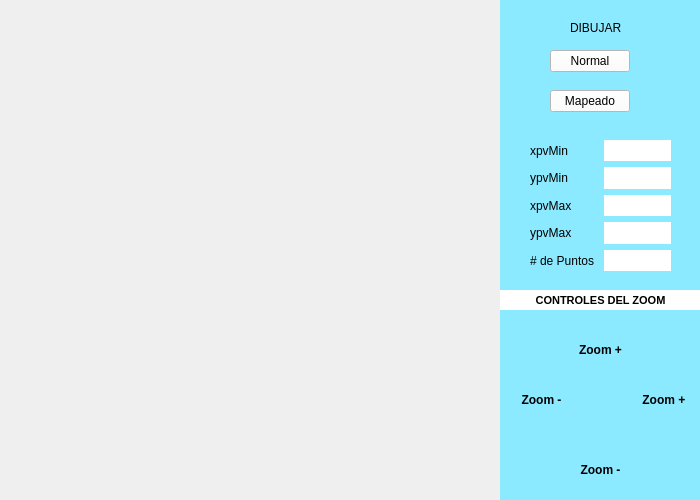
<?xml version="1.0" encoding="UTF-8"?>
<ui version="4.0">
 <class>Widget</class>
 <widget class="QWidget" name="Widget">
  <property name="geometry">
   <rect>
    <x>0</x>
    <y>0</y>
    <width>700</width>
    <height>500</height>
   </rect>
  </property>
  <property name="windowTitle">
   <string>2D Mapeo</string>
  </property>
  <widget class="QWidget" name="widget" native="true">
   <property name="geometry">
    <rect>
     <x>500</x>
     <y>0</y>
     <width>200</width>
     <height>500</height>
    </rect>
   </property>
   <property name="styleSheet">
    <string notr="true">background-color: rgb(139, 234, 255);</string>
   </property>
   <widget class="QLabel" name="label">
    <property name="geometry">
     <rect>
      <x>70</x>
      <y>20</y>
      <width>71</width>
      <height>16</height>
     </rect>
    </property>
    <property name="styleSheet">
     <string notr="true">color: rgb(0, 0, 0);</string>
    </property>
    <property name="text">
     <string>DIBUJAR</string>
    </property>
   </widget>
   <widget class="QPushButton" name="pushButNormal">
    <property name="geometry">
     <rect>
      <x>50</x>
      <y>50</y>
      <width>80</width>
      <height>22</height>
     </rect>
    </property>
    <property name="styleSheet">
     <string notr="true">background-color: rgb(255, 255, 255);
color: rgb(0, 0, 0);</string>
    </property>
    <property name="text">
     <string>Normal</string>
    </property>
   </widget>
   <widget class="QPushButton" name="pushButMapeado">
    <property name="geometry">
     <rect>
      <x>50</x>
      <y>90</y>
      <width>80</width>
      <height>22</height>
     </rect>
    </property>
    <property name="styleSheet">
     <string notr="true">background-color: rgb(255, 255, 255);
color: rgb(0, 0, 0);</string>
    </property>
    <property name="inputMethodHints">
     <set>Qt::ImhNone</set>
    </property>
    <property name="text">
     <string>Mapeado</string>
    </property>
    <property name="checkable">
     <bool>false</bool>
    </property>
   </widget>
   <widget class="QWidget" name="layoutWidget">
    <property name="geometry">
     <rect>
      <x>30</x>
      <y>140</y>
      <width>141</width>
      <height>131</height>
     </rect>
    </property>
    <layout class="QHBoxLayout" name="horizontalLayout">
     <item>
      <layout class="QVBoxLayout" name="verticalLayout">
       <item>
        <widget class="QLabel" name="label_7">
         <property name="styleSheet">
          <string notr="true">color: rgb(0, 0, 0);</string>
         </property>
         <property name="text">
          <string>xpvMin</string>
         </property>
        </widget>
       </item>
       <item>
        <widget class="QLabel" name="label_8">
         <property name="styleSheet">
          <string notr="true">color: rgb(0, 0, 0);</string>
         </property>
         <property name="text">
          <string>ypvMin</string>
         </property>
        </widget>
       </item>
       <item>
        <widget class="QLabel" name="label_9">
         <property name="styleSheet">
          <string notr="true">color: rgb(0, 0, 0);</string>
         </property>
         <property name="text">
          <string>xpvMax</string>
         </property>
        </widget>
       </item>
       <item>
        <widget class="QLabel" name="label_10">
         <property name="styleSheet">
          <string notr="true">color: rgb(0, 0, 0);</string>
         </property>
         <property name="text">
          <string>ypvMax</string>
         </property>
        </widget>
       </item>
       <item>
        <widget class="QLabel" name="label_11">
         <property name="styleSheet">
          <string notr="true">color: rgb(0, 0, 0);</string>
         </property>
         <property name="text">
          <string># de Puntos</string>
         </property>
        </widget>
       </item>
      </layout>
     </item>
     <item>
      <layout class="QVBoxLayout" name="verticalLayout_2">
       <item>
        <widget class="QLabel" name="label_2">
         <property name="styleSheet">
          <string notr="true">color: rgb(0, 0, 0);
background-color: rgb(255, 255, 255);</string>
         </property>
         <property name="text">
          <string/>
         </property>
        </widget>
       </item>
       <item>
        <widget class="QLabel" name="label_3">
         <property name="styleSheet">
          <string notr="true">color: rgb(0, 0, 0);
background-color: rgb(255, 255, 255);</string>
         </property>
         <property name="text">
          <string/>
         </property>
        </widget>
       </item>
       <item>
        <widget class="QLabel" name="label_4">
         <property name="styleSheet">
          <string notr="true">color: rgb(0, 0, 0);
background-color: rgb(255, 255, 255);</string>
         </property>
         <property name="text">
          <string/>
         </property>
        </widget>
       </item>
       <item>
        <widget class="QLabel" name="label_5">
         <property name="styleSheet">
          <string notr="true">color: rgb(0, 0, 0);
background-color: rgb(255, 255, 255);</string>
         </property>
         <property name="text">
          <string/>
         </property>
        </widget>
       </item>
       <item>
        <widget class="QLabel" name="label_6">
         <property name="styleSheet">
          <string notr="true">color: rgb(0, 0, 0);
background-color: rgb(255, 255, 255);</string>
         </property>
         <property name="text">
          <string/>
         </property>
        </widget>
       </item>
      </layout>
     </item>
    </layout>
   </widget>
   <widget class="QLabel" name="label_12">
    <property name="geometry">
     <rect>
      <x>20</x>
      <y>360</y>
      <width>161</width>
      <height>100</height>
     </rect>
    </property>
    <property name="text">
     <string/>
    </property>
    <property name="pixmap">
     <pixmap resource="Resources.qrc">:/WASD.png</pixmap>
    </property>
    <property name="scaledContents">
     <bool>true</bool>
    </property>
   </widget>
   <widget class="QLabel" name="label_13">
    <property name="geometry">
     <rect>
      <x>0</x>
      <y>290</y>
      <width>201</width>
      <height>20</height>
     </rect>
    </property>
    <property name="font">
     <font>
      <pointsize>8</pointsize>
      <weight>75</weight>
      <bold>true</bold>
     </font>
    </property>
    <property name="styleSheet">
     <string notr="true">color: rgb(0, 0, 0);
background-color: rgb(255, 255, 255);</string>
    </property>
    <property name="text">
     <string>CONTROLES DEL ZOOM</string>
    </property>
    <property name="alignment">
     <set>Qt::AlignCenter</set>
    </property>
   </widget>
   <widget class="QLabel" name="label_14">
    <property name="geometry">
     <rect>
      <x>70</x>
      <y>340</y>
      <width>61</width>
      <height>20</height>
     </rect>
    </property>
    <property name="font">
     <font>
      <weight>75</weight>
      <bold>true</bold>
     </font>
    </property>
    <property name="styleSheet">
     <string notr="true">color: rgb(0, 0, 0);</string>
    </property>
    <property name="text">
     <string>Zoom +</string>
    </property>
    <property name="alignment">
     <set>Qt::AlignCenter</set>
    </property>
   </widget>
   <widget class="QLabel" name="label_15">
    <property name="geometry">
     <rect>
      <x>130</x>
      <y>390</y>
      <width>71</width>
      <height>20</height>
     </rect>
    </property>
    <property name="font">
     <font>
      <weight>75</weight>
      <bold>true</bold>
     </font>
    </property>
    <property name="styleSheet">
     <string notr="true">color: rgb(0, 0, 0);</string>
    </property>
    <property name="text">
     <string>Zoom + </string>
    </property>
    <property name="alignment">
     <set>Qt::AlignCenter</set>
    </property>
   </widget>
   <widget class="QLabel" name="label_16">
    <property name="geometry">
     <rect>
      <x>70</x>
      <y>460</y>
      <width>61</width>
      <height>20</height>
     </rect>
    </property>
    <property name="font">
     <font>
      <weight>75</weight>
      <bold>true</bold>
     </font>
    </property>
    <property name="styleSheet">
     <string notr="true">color: rgb(0, 0, 0);</string>
    </property>
    <property name="text">
     <string>Zoom -</string>
    </property>
    <property name="alignment">
     <set>Qt::AlignCenter</set>
    </property>
   </widget>
   <widget class="QLabel" name="label_17">
    <property name="geometry">
     <rect>
      <x>16</x>
      <y>390</y>
      <width>51</width>
      <height>20</height>
     </rect>
    </property>
    <property name="font">
     <font>
      <weight>75</weight>
      <bold>true</bold>
     </font>
    </property>
    <property name="styleSheet">
     <string notr="true">color: rgb(0, 0, 0);</string>
    </property>
    <property name="text">
     <string>Zoom -</string>
    </property>
    <property name="alignment">
     <set>Qt::AlignCenter</set>
    </property>
   </widget>
   <zorder>label_12</zorder>
   <zorder>label_15</zorder>
   <zorder>label</zorder>
   <zorder>pushButNormal</zorder>
   <zorder>pushButMapeado</zorder>
   <zorder>layoutWidget</zorder>
   <zorder>label_13</zorder>
   <zorder>label_14</zorder>
   <zorder>label_16</zorder>
   <zorder>label_17</zorder>
  </widget>
 </widget>
 <resources>
  <include location="Resources.qrc"/>
 </resources>
 <connections/>
</ui>
